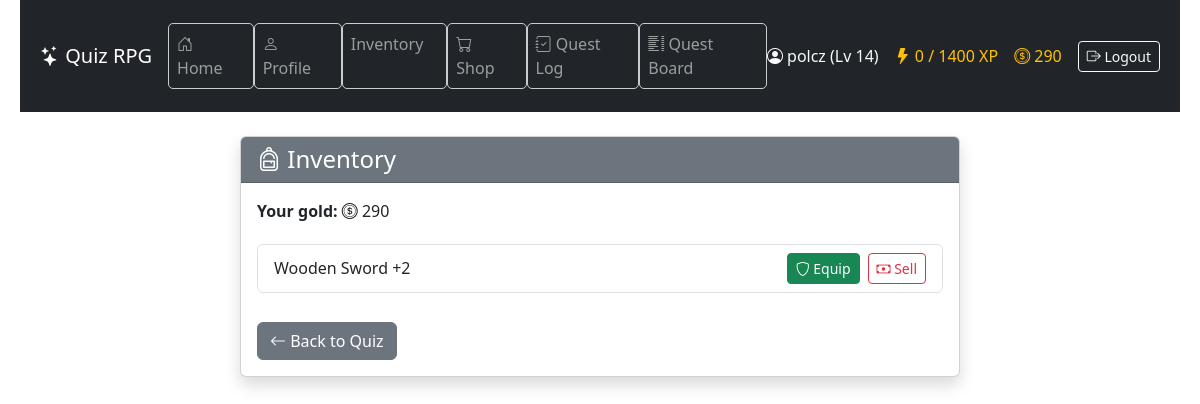
The app's page /inventory/ (signed in), older data.
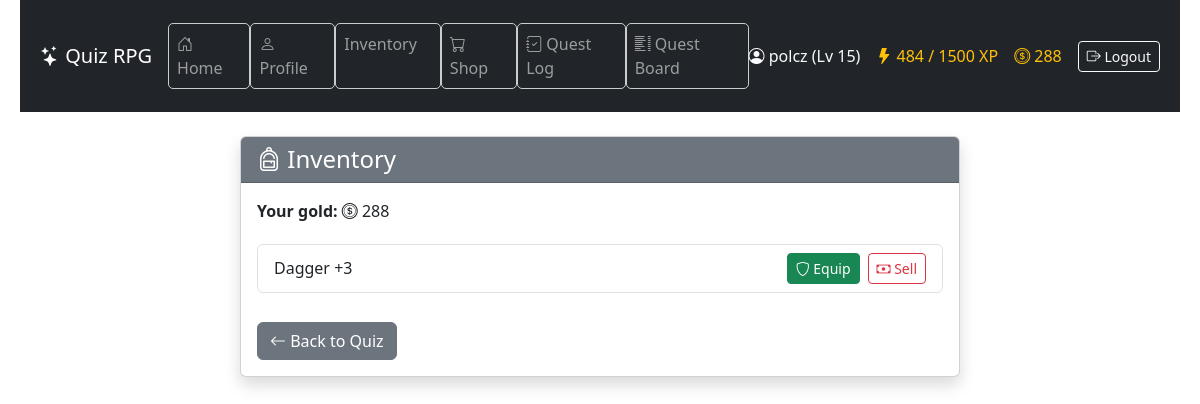
The same page, newer data.
### game/models.py (models this page shows, shortened)
class Character(models.Model):
    CLASS_CHOICES = [
        ("warrior", "Warrior"),
        ("mage", "Mage"),
        ("rogue", "Rogue"),
    ]
    user = models.OneToOneField(User, on_delete=models.CASCADE)
    name = models.CharField(max_length=100)
    character_class = models.CharField(
        max_length=20, choices=CLASS_CHOICES, default="warrior"
    )
    level = models.IntegerField(default=1)
    experience = models.IntegerField(default=0)
    experience_to_next_level = models.PositiveIntegerField(default=100)
    hp = models.PositiveIntegerField(default=100)
    max_hp = models.PositiveIntegerField(default=100)
    hp_from_levels = models.PositiveIntegerField(default=0)
    mana = models.PositiveIntegerField(default=50)
    max_mana = models.PositiveIntegerField(default=50)
    mana_from_levels = models.PositiveIntegerField(default=0)
    stamina = models.PositiveIntegerField(default=50)
    max_stamina = models.PositiveIntegerField(default=50)
    armor = models.PositiveIntegerField(default=0)
    damage_reduction = models.FloatField(default=0.0)
    physical_min_damage = models.PositiveIntegerField(default=1)
    physical_max_damage = models.PositiveIntegerField(default=3)
    spell_power = models.PositiveIntegerField(default=0)
    hp_regeneration = models.PositiveIntegerField(default=0)
    mana_regeneration = models.PositiveIntegerField(default=0)
    stamina_regeneration = models.PositiveIntegerField(default=0)
    items = models.ManyToManyField("Item", related_name="characters", blank=True)
    equipped_head = models.ForeignKey(
        "Item",
        null=True,
        blank=True,
        related_name="equipped_on_head",
        on_delete=models.SET_NULL,
    )
    equipped_body = models.ForeignKey(
        "Item",
        null=True,
        blank=True,
        related_name="equipped_on_body",
        on_delete=models.SET_NULL,
    )
    equipped_legs = models.ForeignKey(
        "Item",
        null=True,
        blank=True,
        related_name="equipped_on_legs",
        on_delete=models.SET_NULL,
    )
    equipped_feet = models.ForeignKey(
        "Item",
        null=True,
        blank=True,
        related_name="equipped_on_feet",
        on_delete=models.SET_NULL,
    )
    equipped_hand_right = models.ForeignKey(
        "Item",
        null=True,
        blank=True,
        related_name="equipped_on_hand_right",
        on_delete=models.SET_NULL,
    )
    equipped_hand_left = models.ForeignKey(
        "Item",
        null=True,
        blank=True,
        related_name="equipped_on_hand_left",
        on_delete=models.SET_NULL,
    )
    strength = models.IntegerField(default=5)
    intelligence = models.IntegerField(default=5)
    dexterity = models.IntegerField(default=5)
    vitality = models.IntegerField(default=5)
    luck = models.IntegerField(default=5)
    stat_points = models.IntegerField(default=0)
    gold = models.IntegerField(default=0)
    class XpReward(TypedDict):
        total: int
        base: int
        strength_bonus: int
        intelligence_bonus: int
        double: bool

class Item(models.Model):
    SLOT_CHOICES = [
        ("head", "Head"),
        ("body", "Body"),
        ("legs", "Legs"),
        ("feet", "Feet"),
        ("hand_right", "Right Hand"),
        ("hand_left", "Left Hand"),
    ]
    name = models.CharField(max_length=100)
    description = models.TextField(blank=True, null=True)
    price = models.IntegerField(null=True, blank=True)
    is_available_in_shop = models.BooleanField(default=False)
    slot = models.CharField(
        max_length=20,
        choices=SLOT_CHOICES,
        default="hand_right",
    )
    effect_strength = models.IntegerField(default=0)
    effect_intelligence = models.IntegerField(default=0)
    effect_dexterity = models.IntegerField(default=0)
    effect_vitality = models.IntegerField(default=0)
    effect_luck = models.IntegerField(default=0)
    min_damage = models.PositiveIntegerField(default=0)
    max_damage = models.PositiveIntegerField(default=0)
    armor = models.PositiveIntegerField(default=0)
    spell_power = models.PositiveIntegerField(default=0)
    hp_bonus = models.IntegerField(default=0)
    mana_bonus = models.IntegerField(default=0)
    stamina_bonus = models.IntegerField(default=0)
    required_class = models.CharField(
        max_length=20,
        choices=Character.CLASS_CHOICES,
        null=True,
        blank=True,
        help_text="If set, only characters of this class can equip the item.",
    )

### game/views.py (the view)
# urls.py: path("inventory/", views.inventory_view, name="inventory"),
@character_required
def inventory_view(request):
    character = Character.objects.get(user=request.user)
    items = character.items.all()
    return render(
        request,
        "game/inventory.html",
        {
            "items": items,
            "character": character,
        },
    )

### game/context_processors.py (called while the page is built)
def character_context(request):
    if request.user.is_authenticated:
        try:
            character = Character.objects.get(user=request.user)
            return {"character": character}
        except Character.DoesNotExist:
            return {}
    return {}

### game/templates/game/inventory.html (shortened to what this page needs)
{% extends "game/base.html" %}
{% block content %}
<div class="container my-4">
  <div class="row justify-content-center">
    <div class="col-md-8">
      <div class="card shadow">
        <div class="card-header bg-secondary text-white">
          <h4 class="mb-0">
            <i class="bi bi-backpack"></i> Inventory
          </h4>
        </div>
        <div class="card-body">
          <p class="mb-3">
            <strong>Your gold:</strong> <i class="bi bi-coin"></i> {{ character.gold }}
          </p>
          {% if items %}
          <ul class="list-group">
            {% for item in items %}
            <li class="list-group-item d-flex justify-content-between align-items-center">
              <span>{{ item.name }}</span>
              <div class="d-flex gap-2">
                <a href="{% url 'equip_item' item.id %}" class="btn btn-sm btn-success">
                  <i class="bi bi-shield"></i> Equip
                </a>
                <a href="{% url 'sell_item' item.id %}" class="btn btn-sm btn-outline-danger">
                  <i class="bi bi-cash"></i> Sell
                </a>
              </div>
            </li>
            {% endfor %}
          </ul>
          {% else %}
          <div class="alert alert-info mt-3">No items in inventory.</div>
          {% endif %}
          <a href="{% url 'quiz' %}" class="btn btn-secondary mt-4">
            <i class="bi bi-arrow-left"></i> Back to Quiz
          </a>
        </div>
      </div>
    </div>
  </div>
</div>
{% endblock %}

### game/templates/game/base.html (shortened to what this page needs)
{% load static %}
<!DOCTYPE html>
<html lang="en">
  <head>
    <link rel="stylesheet" type="text/css" href="{% static 'game/style.css' %}" />
    <link href="https://cdn.jsdelivr.net/npm/bootstrap@5.3.3/dist/css/bootstrap.min.css" rel="stylesheet" />
    <link href="https://cdn.jsdelivr.net/npm/bootstrap-icons@1.11.3/font/bootstrap-icons.css" rel="stylesheet" />
  </head>
  <body>
    <header class="bg-dark text-white">
      <nav class="navbar navbar-expand-lg navbar-dark container">
        <a class="navbar-brand" href="{% url 'home' %}">
          <i class="bi bi-stars"></i> Quiz RPG
        </a>
        <div class="collapse navbar-collapse justify-content-between" id="navbarNav">
          <ul class="navbar-nav me-auto mb-2 mb-lg-0">
            <li class="nav-item"><a class="nav-link" href="{% url 'home' %}"><i class="bi bi-house-door"></i> Home</a></li>
            <li class="nav-item"><a class="nav-link" href="{% url 'profile' %}"><i class="bi bi-person"></i> Profile</a></li>
            <li class="nav-item"><a class="nav-link" href="{% url 'inventory' %}"> Inventory</a></li>
            <li class="nav-item"><a class="nav-link" href="{% url 'shop' %}"><i class="bi bi-cart"></i> Shop</a></li>
            <li class="nav-item"><a class="nav-link" href="{% url 'quest_log' %}"><i class="bi bi-journal-check"></i> Quest Log</a></li>
            <li class="nav-item"><a class="nav-link" href="{% url 'quest_list' %}"><i class="bi bi-list-columns"></i> Quest Board</a></li>
          </ul>
          <div class="d-flex align-items-center gap-3 text-nowrap">
            {% if user.is_authenticated %}
              {% if character %}
                <span class="text-light"><i class="bi bi-person-circle"></i> {{ character.name }} (Lv {{ character.level }})</span>
                <span class="text-warning"><i class="bi bi-lightning-fill"></i> {{ character.experience }} / {{ character.level|add:"0" }}00 XP</span>
                <span class="text-warning"><i class="bi bi-coin"></i> {{ character.gold }}</span>
              {% else %}
                <span class="text-light"><i class="bi bi-person-circle"></i> {{ user.username }}</span>
              {% endif %}
              <form method="post" action="{% url 'logout' %}" class="d-inline">
                <button type="submit" class="btn btn-outline-light btn-sm">
                  <i class="bi bi-box-arrow-right"></i> Logout
                </button>
              </form>
            {% else %}
              <a href="{% url 'login' %}" class="btn btn-outline-light btn-sm"><i class="bi bi-box-arrow-in-right"></i> Login</a>
              <a href="{% url 'register' %}" class="btn btn-outline-light btn-sm"><i class="bi bi-person-plus"></i> Register</a>
            {% endif %}
          </div>
        </div>
      </nav>
    </header>
    <main class="container mb-5">
      {% block content %}{% endblock %}
    </main>
  </body>
</html>

Row changes from the older to the newer data that the page shows:
no longer on this page (row edited): Item: name "Wooden Sword +2"
changed Character "polcz": level "14" → "15"; experience "0" → "484"; level|add "14" → "15"; gold "290" → "288"
now on this page (row unchanged): Item: name "Dagger +3"
